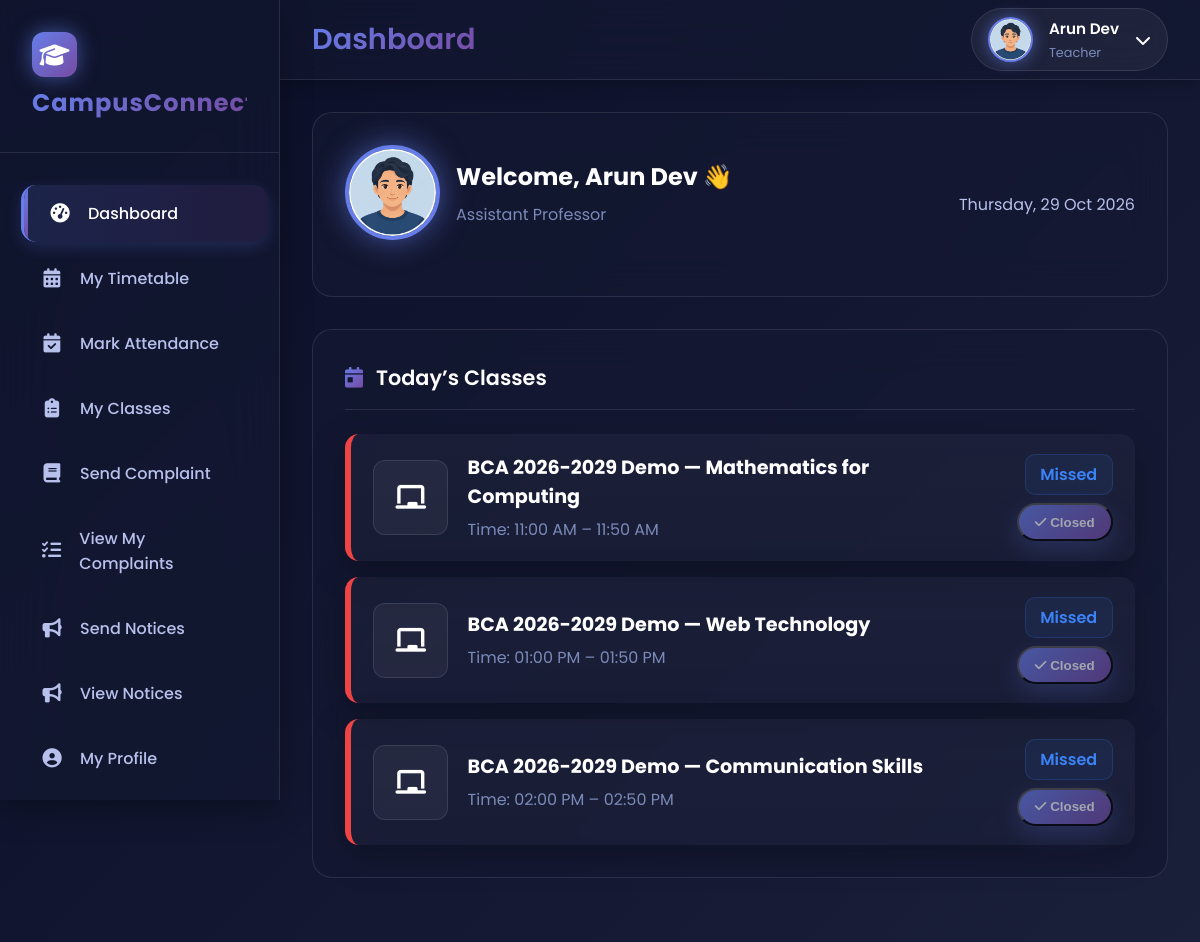
The page /Teacher/TeacherHome.php (signed in) on the database its author committed.
### tables this page shows
CREATE TABLE `tbl_teacher` (
  `teacher_id` int(11) NOT NULL,
  `department_id` int(11) NOT NULL,
  `designation_id` int(11) NOT NULL,
  `teacher_name` varchar(100) NOT NULL,
  `teacher_gender` enum('Male','Female','Other') NOT NULL,
  `teacher_address` text NOT NULL,
  `teacher_contact` varchar(15) NOT NULL,
  `teacher_email` varchar(100) NOT NULL,
  `teacher_password` varchar(255) NOT NULL,
  `teacher_photo` varchar(255) DEFAULT NULL
);

CREATE TABLE `tbl_designation` (
  `designation_id` int(10) NOT NULL,
  `designation_name` varchar(30) NOT NULL
);

CREATE TABLE `tbl_timetable` (
  `timetable_id` int(11) NOT NULL,
  `class_id` int(11) DEFAULT NULL,
  `semester_id` int(11) NOT NULL,
  `period_id` int(11) DEFAULT NULL,
  `weekday` enum('Monday','Tuesday','Wednesday','Thursday','Friday','Saturday') DEFAULT NULL,
  `subject_id` int(11) DEFAULT NULL,
  `teacher_id` int(11) DEFAULT NULL
);

CREATE TABLE `tbl_class` (
  `class_id` int(11) NOT NULL,
  `class_name` varchar(100) NOT NULL,
  `course_id` int(11) NOT NULL,
  `semester_id` int(11) NOT NULL,
  `acyear_id` int(11) NOT NULL,
  `teacher_id` int(11) DEFAULT NULL,
  `is_completed` tinyint(1) NOT NULL DEFAULT 0
);

CREATE TABLE `tbl_subject` (
  `subject_id` int(10) NOT NULL,
  `subject_name` varchar(50) NOT NULL,
  `course_id` int(15) NOT NULL,
  `semester_id` int(15) NOT NULL
);

CREATE TABLE `tbl_departmentperiods` (
  `period_id` int(11) NOT NULL,
  `department_id` int(11) NOT NULL,
  `period_no` int(11) NOT NULL,
  `start_time` time NOT NULL,
  `end_time` time NOT NULL,
  `is_break` tinyint(1) DEFAULT 0
);

### Teacher/TeacherHome.php (the view, shortened to what this page needs)
<?php
include("../Includes/TeacherHeader.php");
$teacher_id = (int)$_SESSION['teacher_id'];
$teacher_name = $_SESSION['teacher_name'];
$department_id = $_SESSION['department_id'];
$designation_id = $_SESSION['designation_id'];
include("../Assets/Connection/Connection.php");
$photoRes = $con->query("SELECT teacher_photo FROM tbl_teacher WHERE teacher_id='$teacher_id'");
$teacher_photo_row = $photoRes ? $photoRes->fetch_assoc() : null;
$teacher_photo = $teacher_photo_row['teacher_photo'] ?? 'default.png';
$teacher_photo_path = file_exists("../Assets/Files/Teacher/$teacher_photo")
    ? "../Assets/Files/Teacher/$teacher_photo"
    : "../Assets/Images/default.png";
$desigRes = $con->query("SELECT designation_name FROM tbl_designation WHERE designation_id='$designation_id'");
$designation_name = ($desigRes && $row = $desigRes->fetch_assoc()) ? $row['designation_name'] : 'Teacher';
$dayname = date('l');
$classQry = "
    SELECT tt.*, c.class_name, s.subject_name, dp.start_time AS period_start, dp.end_time AS period_end
    FROM tbl_timetable tt
    JOIN tbl_class c ON tt.class_id = c.class_id
    JOIN tbl_subject s ON tt.subject_id = s.subject_id
    JOIN tbl_departmentperiods dp
        ON tt.period_id = dp.period_id
       AND dp.department_id = '$department_id'
    WHERE tt.teacher_id = '$teacher_id'
      AND tt.weekday = '$dayname'
      AND dp.is_break = 0
      AND tt.semester_id = c.semester_id
      AND c.is_completed = 0
    ORDER BY dp.start_time ASC
";
$classRes = mysqli_query($con, $classQry);
$nowTime = date('H:i:s');
$currentClassQry = "
    SELECT tt.timetable_id
    FROM tbl_timetable tt
    JOIN tbl_class c ON tt.class_id = c.class_id
    JOIN tbl_departmentperiods dp
        ON tt.period_id = dp.period_id
       AND dp.department_id = '$department_id'
    WHERE tt.teacher_id = '$teacher_id'
      AND tt.weekday = '$dayname'
      AND dp.is_break = 0
      AND tt.semester_id = c.semester_id
      AND c.is_completed = 0
      AND '$nowTime' BETWEEN dp.start_time AND dp.end_time
    LIMIT 1
";
$currentClassRes = mysqli_query($con, $currentClassQry);
$currentClass = mysqli_fetch_assoc($currentClassRes);
?>
<!DOCTYPE html>
<html lang="en">
<head>
<link rel="stylesheet" href="../Assets/CSS/universal.css">
<link rel="stylesheet" href="https://cdnjs.cloudflare.com/ajax/libs/font-awesome/6.5.0/css/all.min.css">
</head>
<body>
<main class="main-content">
    <div class="glass-card">
        <div style="display:flex;justify-content:space-between;align-items:center;gap:1rem;">
            <div style="display:flex;gap:1rem;align-items:center;">
                <div class="profile-avatar small" style="width:95px;height:95px;">
                    <img src="<?= htmlspecialchars($teacher_photo_path) ?>">
                </div>
                <div>
                    <div class="profile-name">Welcome, <?= htmlspecialchars($teacher_name) ?> 👋</div>
                    <div class="profile-role"><?= htmlspecialchars($designation_name) ?></div>
                </div>
            </div>
            <div style="color:var(--text-secondary);">
                <?= date("l, d M Y") ?>
            </div>
        </div>
    </div>
    <section class="glass-card mt-3">
        <div class="card-header">
            <h3 class="card-title"><i class="fas fa-calendar-day"></i> Today’s Classes</h3>
        </div>
        <div class="classes-grid">
<?php if(mysqli_num_rows($classRes) > 0){ ?>
<?php while($row = mysqli_fetch_assoc($classRes)){
    $start = $row['period_start'];
    $end   = $row['period_end'];
    $periodStart = date("h:i A", strtotime($start));
    $periodEnd   = date("h:i A", strtotime($end));
    $className = htmlspecialchars($row['class_name']);
    $subject   = htmlspecialchars($row['subject_name']);
    $tid       = $row['timetable_id'];
    $att = mysqli_fetch_assoc(mysqli_query($con,"
        SELECT COUNT(*) as cnt
        FROM tbl_attendance_master
        WHERE timetable_id='$tid'
        AND attendance_date='".date('Y-m-d')."'
    "));
    $attendanceMarked = $att['cnt'] > 0;
    $now = date("H:i:s");
    $statusClassHOD = "class-item-premium";
    if($currentClass && $currentClass['timetable_id'] == $tid && !$attendanceMarked){
        $statusClassHOD .= " class-status-current current-glow";
        $statusText = "Ongoing";
    }
    elseif($attendanceMarked){
        $statusClassHOD .= " class-status-marked";
        $statusText = "Marked";
    }
    elseif($now > $end){
        $statusClassHOD .= " class-status-missed";
        $statusText = "Missed";
    }
    else{
        $statusText = "Upcoming";
    }
?>
<div class="<?= $statusClassHOD ?>">
    <div class="class-icon">
        <i class="fas fa-chalkboard"></i>
    </div>
    <div class="class-left">
        <h4><?= $className ?> — <b><?= $subject ?></b></h4>
        <p>Time: <?= $periodStart ?> – <?= $periodEnd ?></p>
    </div>
    <div class="class-meta">
        <div class="countdown-pill countdown"
            data-start="<?= $start ?>"
            data-end="<?= $end ?>"
            data-status="<?= $statusText ?>">
        </div>
        <?php if(!$attendanceMarked && !($now > $end)): ?>
            <a href="../Teacher/MarkAttendance.php?timetable_id=<?= $tid ?>" class="attendance-fab">Mark Attendance</a>
        <?php else: ?>
            <button class="attendance-fab" style="opacity:.6;cursor:not-allowed;">
                <i class="fas fa-check"></i> <?= $attendanceMarked ? "Done" : "Closed" ?>
            </button>
        <?php endif; ?>
    </div>
</div>
<?php } ?>
<?php } ?>
        </div>
    </section>
</main>
</body>
</html>

### Includes/TeacherHeader.php (shortened to what this page needs)
<?php
$user_name  = 'Teacher';
$user_role  = 'Teacher';
$photo_path = "../Assets/Files/Teacher/default.png";
if(isset($_SESSION['teacher_id'])) {
    $uid = $_SESSION['teacher_id'];
    $qry = "SELECT teacher_name AS name, teacher_photo AS photo
            FROM tbl_teacher WHERE teacher_id='$uid'";
    $res = $con->query($qry);
    if($res && $row = $res->fetch_assoc()) {
        $user_name = $row['name'];
        $photo     = $row['photo'] ?: 'default.png';
        $photo_path = "../Assets/Files/Teacher/" . $photo;
    }
}
?>
<!DOCTYPE html>
<html lang="en">
<head>
<link rel="stylesheet" href="https://cdnjs.cloudflare.com/ajax/libs/font-awesome/6.4.0/css/all.min.css">
<link rel="stylesheet" href="../Assets/CSS/universal.css">
</head>
<body>
<div class="animated-gradient-bg"></div>
<div id="particles-background"></div>
<header class="main-header">
    <div class="header-left">
        <div class="header-title">
            <h1><?php echo $page_title ?? 'Dashboard'; ?></h1>
        </div>
    </div>
    <div class="header-right">
        <div class="user-profile" id="profileTrigger">
            <img src="<?php echo htmlspecialchars($photo_path); ?>" class="user-avatar">
            <div class="user-info">
                <h4><?php echo htmlspecialchars($user_name); ?></h4>
                <p><?php echo htmlspecialchars($user_role); ?></p>
            </div>
            <i class="fas fa-chevron-down"></i>
        </div>
    </div>
</header>
</body>
</html>

### Assets/CSS/universal.css (style rules this page uses)
:root { --gradient-1: #667eea; --gradient-2: #764ba2; --gradient-3: #f093fb; --primary-bg: #0a0e27; --secondary-bg: #151932; --card-bg: rgba(21, 25, 50, 0.7); --glass-bg: rgba(21, 25, 50, 0.6); --hover-bg: rgba(102, 126, 234, 0.1); --text-primary: #ffffff; --text-secondary: #b8c1ec; --text-muted: #7b8ab8; --border-glass: rgba(255, 255, 255, 0.1); --glow-primary: rgba(102, 126, 234, 0.6); --glow-secondary: rgba(118, 75, 162, 0.6); --shadow-sm: 0 5px 15px rgba(0, 0, 0, 0.2); --shadow-md: 0 10px 30px rgba(0, 0, 0, 0.3); --shadow-lg: 0 20px 60px rgba(0, 0, 0, 0.4); --success: #10b981; --warning: #f59e0b; --error: #ef4444; --info: #3b82f6; --transition-fast: 0.2s ease; --transition-normal: 0.3s ease; --transition-slow: 0.5s ease; --transition-bounce: cubic-bezier(0.68, -0.55, 0.265, 1.55); }
* { margin: 0; padding: 0; box-sizing: border-box; }
body { font-family: 'Poppins', sans-serif; background: var(--primary-bg); color: var(--text-primary); overflow-x: hidden; transition: background var(--transition-normal), color var(--transition-normal); }
#particles-background { position: fixed; top: 0; left: 0; width: 100%; height: 100%; z-index: -1; opacity: 0.4; }
.animated-gradient-bg { position: fixed; top: 0; left: 0; width: 100%; height: 100%; z-index: -2; background: linear-gradient(135deg, var(--primary-bg) 0%, #1a1f3a 25%, #2a1a40 50%, #1a1f3a 75%, var(--primary-bg) 100%); background-size: 400% 400%; animation: gradientShift 15s ease infinite; }
.main-header { position: fixed; top: 0; left: 280px; right: 0; height: 80px; background: var(--glass-bg); backdrop-filter: blur(30px); border-bottom: 1px solid var(--border-glass); display: flex; align-items: center; justify-content: space-between; padding: 0 2rem; z-index: 999; transition: all var(--transition-normal); box-shadow: var(--shadow-sm); }
.header-left { display: flex; align-items: center; gap: 1.5rem; }
.header-title h1 { font-size: 1.8rem; font-weight: 600; background: linear-gradient(135deg, var(--gradient-1), var(--gradient-2)); -webkit-background-clip: text; -webkit-text-fill-color: transparent; }
.header-right { display: flex; align-items: center; gap: 2rem; }
.user-profile { display: flex; align-items: center; gap: 1rem; padding: 0.5rem 1rem; background: rgba(255, 255, 255, 0.05); border: 1px solid var(--border-glass); border-radius: 50px; cursor: pointer; transition: all var(--transition-normal); }
.user-avatar { width: 45px; height: 45px; border-radius: 50%; border: 2px solid var(--gradient-1); overflow: hidden; box-shadow: 0 0 15px var(--glow-primary); }
.user-info h4 { font-size: 0.95rem; font-weight: 600; margin-bottom: 0.2rem; }
.user-info p { font-size: 0.8rem; color: var(--text-muted); }
.main-content { margin-left: 280px; margin-top: 80px; padding: 2rem; min-height: calc(100vh - 80px); transition: margin-left var(--transition-normal); }
.glass-card { background: var(--card-bg); backdrop-filter: blur(20px); border: 1px solid var(--border-glass); border-radius: 20px; padding: 2rem; margin-bottom: 2rem; transition: all var(--transition-normal); animation: fadeInUp 0.6s ease; }
.card-header { display: flex; justify-content: space-between; align-items: center; margin-bottom: 1.5rem; padding-bottom: 1rem; border-bottom: 1px solid var(--border-glass); }
.card-title { font-size: 1.3rem; font-weight: 600; display: flex; align-items: center; gap: 0.8rem; }
.card-title i { background: linear-gradient(135deg, var(--gradient-1), var(--gradient-2)); -webkit-background-clip: text; -webkit-text-fill-color: transparent; }
.profile-avatar { width: 120px; height: 120px; border-radius: 50%; border: 4px solid var(--gradient-1); margin: 0 auto 1.5rem; overflow: hidden; box-shadow: 0 0 30px var(--glow-primary); position: relative; }
.profile-avatar img { width: 100%; height: 100%; object-fit: cover; }
.profile-avatar::after { content: ''; position: absolute; top: 0; left: 0; width: 100%; height: 100%; background: linear-gradient(135deg, transparent, rgba(102, 126, 234, 0.3)); opacity: 0; transition: opacity var(--transition-normal); }
.profile-name { font-size: 1.5rem; font-weight: 700; margin-bottom: 0.5rem; }
.profile-role { color: var(--text-muted); margin-bottom: 1.5rem; }
.mt-3 { margin-top: 1.5rem; }

### rows shown on the page
tbl_teacher: teacher_name "Arun Dev"
tbl_designation: designation_name "Assistant Professor"
tbl_timetable: class.class_name "BCA 2026-2029 Demo", subject.subject_name "Mathematics for Computing", period.start_time "11:00 AM", period.end_time "11:50 AM"
tbl_timetable: class.class_name "BCA 2026-2029 Demo", subject.subject_name "Web Technology", period.start_time "01:00 PM", period.end_time "01:50 PM"
tbl_timetable: class.class_name "BCA 2026-2029 Demo", subject.subject_name "Communication Skills", period.start_time "02:00 PM", period.end_time "02:50 PM"

### other values the page prints
$page_title "Dashboard"
$user_role "Teacher"
$item['label'] "Dashboard"
$item['label'] "My Timetable"
$item['label'] "Mark Attendance"
$item['label'] "My Classes"
$item['label'] "Send Complaint"
$item['label'] "View My Complaints"
$item['label'] "Send Notices"
$item['label'] "View Notices"
$item['label'] "My Profile"
$teacher_name "Arun Dev"
